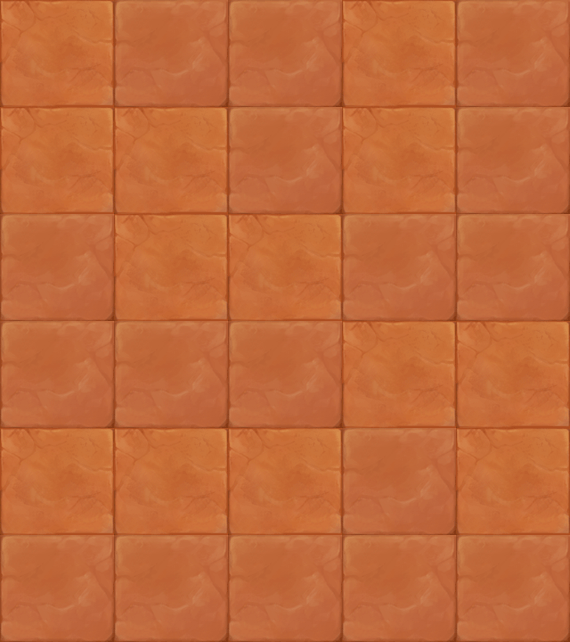

Tiled map render using the project's own tile images. Description and the map definition, with tile-layer contents summarised, below:
An orthogonal 5x6 tile map with 114x107 px tiles, 1 tile layer (块层 1).

<map version="1.0" orientation="orthogonal" width="5" height="6" tilewidth="114" tileheight="107">
 <tileset firstgid="1" name="map003" tilewidth="114" tileheight="107">
  <image source="map003.png" width="228" height="107" />
 </tileset>
 <layer name="块层 1" width="5" height="6">
  <data>[30 cells, 30 non-empty, 2 distinct tile ids]</data>
 </layer>
</map>
